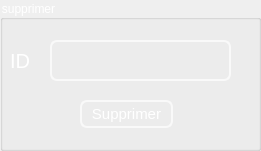
    <widget class="QGroupBox" name="suppression_7">
     <property name="geometry">
      <rect>
       <x>520</x>
       <y>330</y>
       <width>261</width>
       <height>151</height>
      </rect>
     </property>
     <property name="styleSheet">
      <string notr="true">
font: 75 15pt &quot;MS Shell Dlg 2&quot;;
color:white</string>
     </property>
     <property name="title">
      <string>supprimer</string>
     </property>
     <widget class="QLabel" name="label_24">
      <property name="geometry">
       <rect>
        <x>10</x>
        <y>40</y>
        <width>31</width>
        <height>41</height>
       </rect>
      </property>
      <property name="palette">
       <palette>
        <active>
         <colorrole role="WindowText">
          <brush brushstyle="SolidPattern">
           <color alpha="255">
            <red>255</red>
            <green>255</green>
            <blue>255</blue>
           </color>
          </brush>
         </colorrole>
         <colorrole role="Button">
          <brush brushstyle="SolidPattern">
           <color alpha="0">
            <red>0</red>
            <green>0</green>
            <blue>0</blue>
           </color>
          </brush>
         </colorrole>
         <colorrole role="Text">
          <brush brushstyle="SolidPattern">
           <color alpha="255">
            <red>255</red>
            <green>255</green>
            <blue>255</blue>
           </color>
          </brush>
         </colorrole>
         <colorrole role="ButtonText">
          <brush brushstyle="SolidPattern">
           <color alpha="255">
            <red>255</red>
            <green>255</green>
            <blue>255</blue>
           </color>
          </brush>
         </colorrole>
         <colorrole role="Base">
          <brush brushstyle="SolidPattern">
           <color alpha="0">
            <red>0</red>
            <green>0</green>
            <blue>0</blue>
           </color>
          </brush>
         </colorrole>
         <colorrole role="Window">
          <brush brushstyle="SolidPattern">
           <color alpha="0">
            <red>0</red>
            <green>0</green>
            <blue>0</blue>
           </color>
          </brush>
         </colorrole>
         <colorrole role="PlaceholderText">
          <brush brushstyle="SolidPattern">
           <color alpha="128">
            <red>255</red>
            <green>255</green>
            <blue>255</blue>
           </color>
          </brush>
         </colorrole>
        </active>
        <inactive>
         <colorrole role="WindowText">
          <brush brushstyle="SolidPattern">
           <color alpha="255">
            <red>255</red>
            <green>255</green>
            <blue>255</blue>
           </color>
          </brush>
         </colorrole>
         <colorrole role="Button">
          <brush brushstyle="SolidPattern">
           <color alpha="0">
            <red>0</red>
            <green>0</green>
            <blue>0</blue>
           </color>
          </brush>
         </colorrole>
         <colorrole role="Text">
          <brush brushstyle="SolidPattern">
           <color alpha="255">
            <red>255</red>
            <green>255</green>
            <blue>255</blue>
           </color>
          </brush>
         </colorrole>
         <colorrole role="ButtonText">
          <brush brushstyle="SolidPattern">
           <color alpha="255">
            <red>255</red>
            <green>255</green>
            <blue>255</blue>
           </color>
          </brush>
         </colorrole>
         <colorrole role="Base">
          <brush brushstyle="SolidPattern">
           <color alpha="0">
            <red>0</red>
            <green>0</green>
            <blue>0</blue>
           </color>
          </brush>
         </colorrole>
         <colorrole role="Window">
          <brush brushstyle="SolidPattern">
           <color alpha="0">
            <red>0</red>
            <green>0</green>
            <blue>0</blue>
           </color>
          </brush>
         </colorrole>
         <colorrole role="PlaceholderText">
          <brush brushstyle="SolidPattern">
           <color alpha="128">
            <red>255</red>
            <green>255</green>
            <blue>255</blue>
           </color>
          </brush>
         </colorrole>
        </inactive>
        <disabled>
         <colorrole role="WindowText">
          <brush brushstyle="SolidPattern">
           <color alpha="255">
            <red>255</red>
            <green>255</green>
            <blue>255</blue>
           </color>
          </brush>
         </colorrole>
         <colorrole role="Button">
          <brush brushstyle="SolidPattern">
           <color alpha="0">
            <red>0</red>
            <green>0</green>
            <blue>0</blue>
           </color>
          </brush>
         </colorrole>
         <colorrole role="Text">
          <brush brushstyle="SolidPattern">
           <color alpha="255">
            <red>255</red>
            <green>255</green>
            <blue>255</blue>
           </color>
          </brush>
         </colorrole>
         <colorrole role="ButtonText">
          <brush brushstyle="SolidPattern">
           <color alpha="255">
            <red>255</red>
            <green>255</green>
            <blue>255</blue>
           </color>
          </brush>
         </colorrole>
         <colorrole role="Base">
          <brush brushstyle="SolidPattern">
           <color alpha="0">
            <red>0</red>
            <green>0</green>
            <blue>0</blue>
           </color>
          </brush>
         </colorrole>
         <colorrole role="Window">
          <brush brushstyle="SolidPattern">
           <color alpha="0">
            <red>0</red>
            <green>0</green>
            <blue>0</blue>
           </color>
          </brush>
         </colorrole>
         <colorrole role="PlaceholderText">
          <brush brushstyle="SolidPattern">
           <color alpha="128">
            <red>0</red>
            <green>0</green>
            <blue>0</blue>
           </color>
          </brush>
         </colorrole>
        </disabled>
       </palette>
      </property>
      <property name="font">
       <font>
        <family>MS Shell Dlg 2</family>
        <pointsize>15</pointsize>
        <weight>9</weight>
        <italic>false</italic>
        <bold>false</bold>
       </font>
      </property>
      <property name="text">
       <string>ID</string>
      </property>
     </widget>
     <widget class="QLineEdit" name="supp_5">
      <property name="geometry">
       <rect>
        <x>50</x>
        <y>40</y>
        <width>181</width>
        <height>41</height>
       </rect>
      </property>
      <property name="styleSheet">
       <string notr="true">QLineEdit{
color: white;
background-color:Transparent;;
border-width: 2px;
border-color: #F9F9F9;
border-style: solid;
border-radius: 7;
padding: 3px;
font-size: 15px;

}
QLineEdit:focus
{border:2px solid #FBAD25;
}</string>
      </property>
      <property name="text">
       <string/>
      </property>
     </widget>
     <widget class="QPushButton" name="pb_supprimer_5">
      <property name="geometry">
       <rect>
        <x>80</x>
        <y>100</y>
        <width>93</width>
        <height>28</height>
       </rect>
      </property>
      <property name="styleSheet">
       <string notr="true">QPushButton{

color: white;
background-color:Transparent;;
border-width: 2px;
border-color: #F9F9F9;
border-style: solid;
border-radius: 7;
padding: 3px;
font-size: 15px;


}
QPushButton:focus
{border:2px solid #FBAD25;
}</string>
      </property>
      <property name="text">
       <string>Supprimer</string>
      </property>
     </widget>
    </widget>
